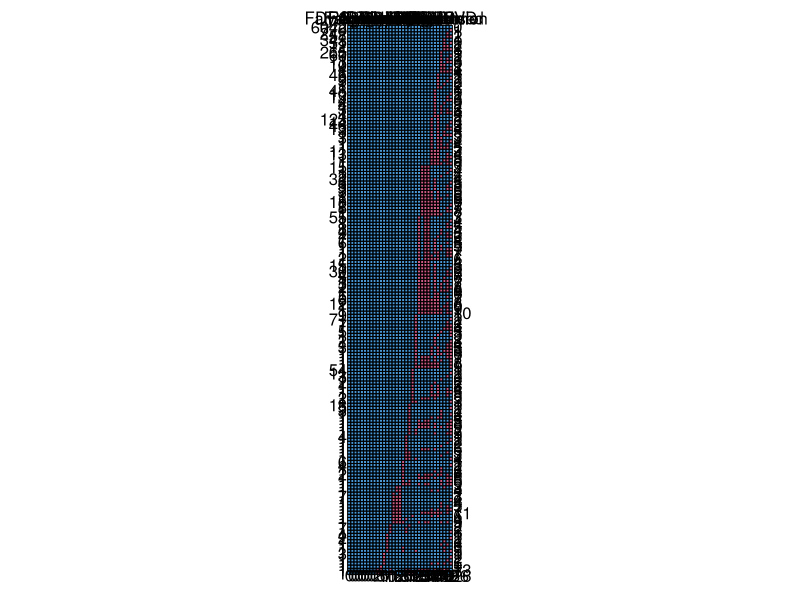
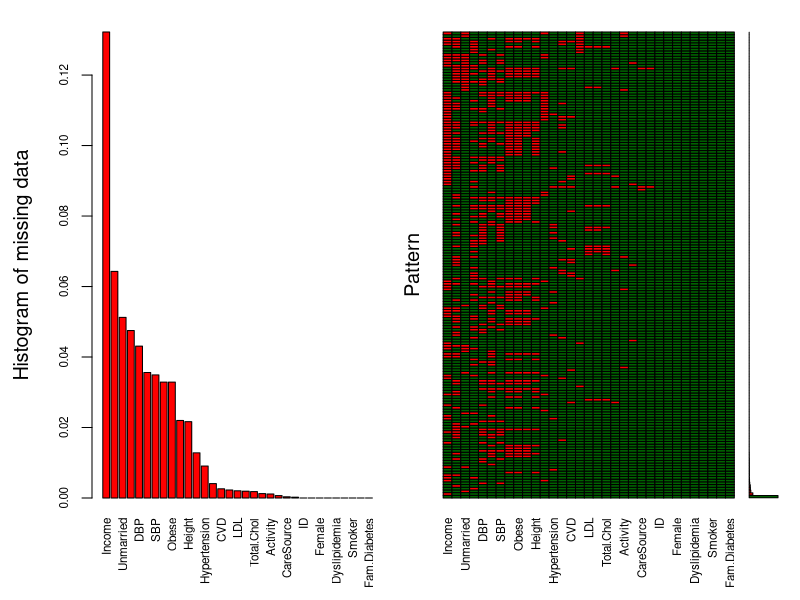
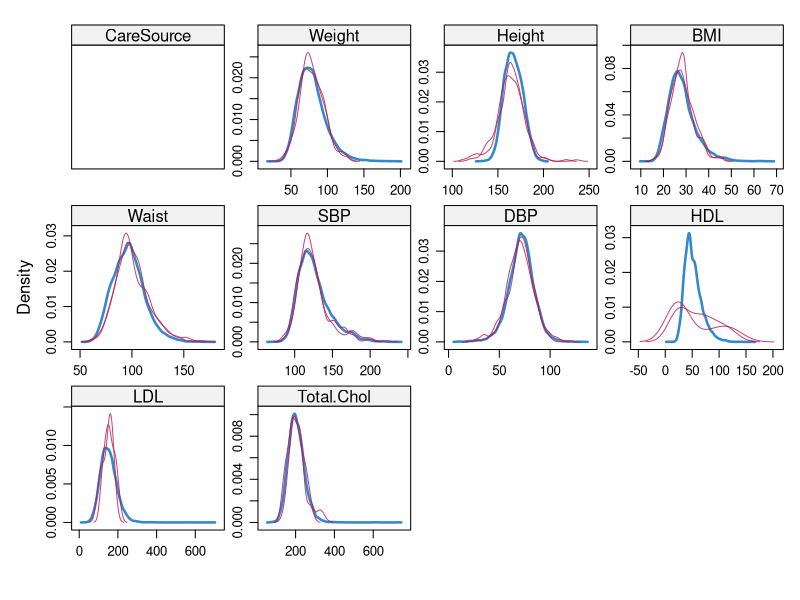

Reproduce these figures in R, in order. (Note: this script raises an error after producing the figures.)
#install.packages("mice") 
library("mice")
library(VIM)
library("dplyr")
## Step 1  - Read in Data
setwd("C:\\Workarea 1.1\\General\\LEARN\\MSBA\\Terms\\Winter 2019\\STAT-630\\group project\\CKD\\CKD_Project")
data=read.csv("casestudydata.csv")
names(data)



class(data)
summary(data)
CKD = data$CKD #store pred var
data1 = data[-c(34)] # remove prediction variable
summary(data1)

head(data1)
str(data1)
sapply(data1, function(x) sum(is.na(x))) #check which have missing
#proportion of missing data
pMiss <- function(x){sum(is.na(x))/length(x)*100}
anyNA(data1)

#check for % missing per feature
datamissd<-apply(data1,1,pMiss)
datamissd<-datamissd[datamissd!=0]
length(datamissd)

md.pattern(data1)
#plot missing val distr
data_miss <- aggr(data1, col=c('darkgreen','red'), numbers=TRUE, sortVars=TRUE, labels=names(data1), cex.axis=.7, gap=3, ylab=c("Histogram of missing data","Pattern"))
data_miss

data1 <- data1 %>% mutate(
  Educ = as.factor(Educ),
  Unmarried = as.factor(Unmarried),
  Income = as.factor(Income),
  Insured = as.factor(Insured),
  Obese = as.factor(Obese),
  Activity=as.factor(Activity),
  PoorVision=as.factor(PoorVision),
  Hypertension=as.factor(Hypertension),
  Diabetes=as.factor(Diabetes),
  Fam.Hypertension=as.factor(Fam.Hypertension),
  Smoker=as.factor(Smoker),
  Fam.Diabetes=as.factor(Fam.Diabetes),
  Stroke=as.factor(Stroke),
  CVD=as.factor(CVD),
  Fam.CVD=as.factor(Fam.CVD),
  CHF=as.factor(CHF),
  Anemia=as.factor(Anemia),
  Dyslipidemia=as.factor(Dyslipidemia),
  PVD=as.factor(PVD)
  
)
?mice
str(data1)
init=mice(data1,maxit=0)
meth = init$method
predM = init$predictorMatrix
predM[, c("ID")]=0
meth[c("SBP","DBP","Total.Chol","HDL","LDL","CareSource")]="pmm"
meth[c("Weight","Height","BMI","Waist")]="norm" 
meth[c("Educ","Unmarried","Income","Obese","Insured","Diabetes","Fam.Diabetes","Smoker","Stroke","CVD","Fam.CVD","CHF","Anemia","PoorVision","Hypertension","Fam.Hypertension")]="logreg" 
meth[c("Activity")]="polyreg"
imp <- mice(data1, method = meth,  predictorMatrix=predM , m = 2) # Impute data
data_sto <- complete(imp)
densityplot(imp)#similar shape indicates good distribution
data_sto = data[c[34]]
data_sto["CKD"] = CKD
write.csv(data_sto, "Imputed.csv")
sapply(data_sto, function(x) sum(is.na(x)))
